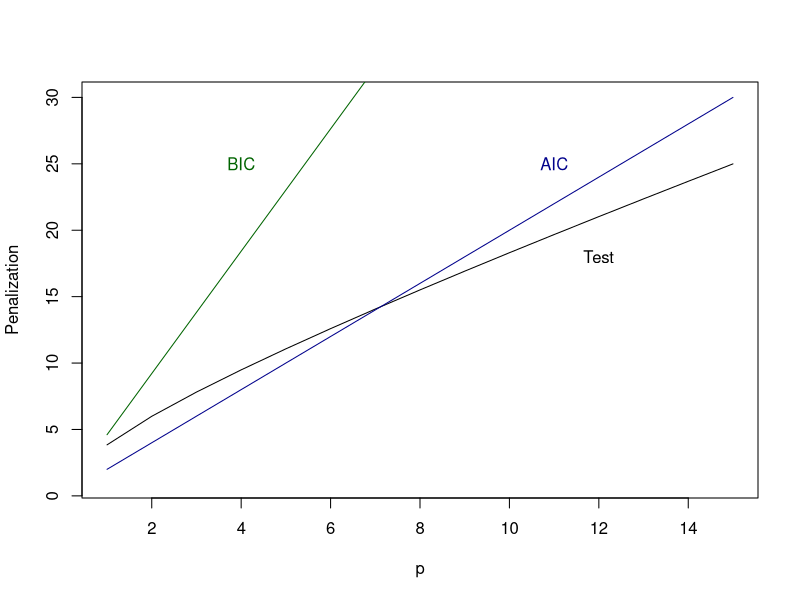
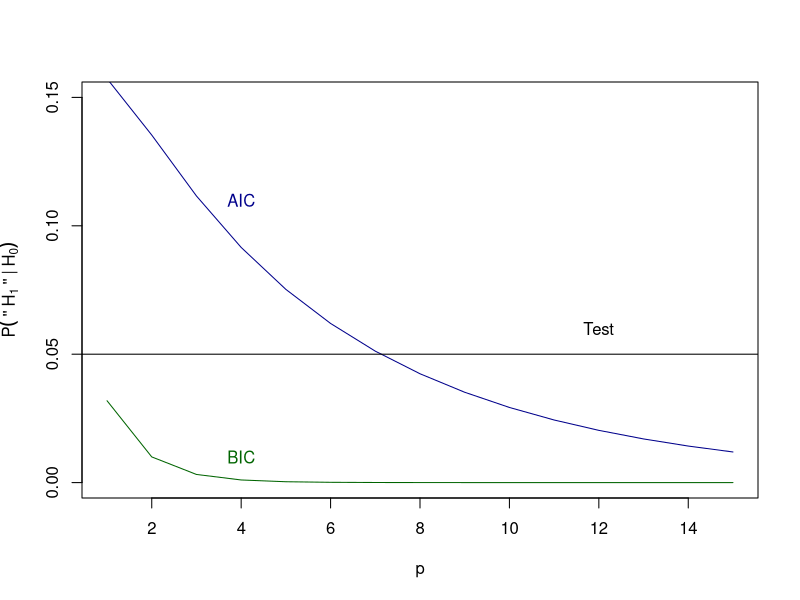
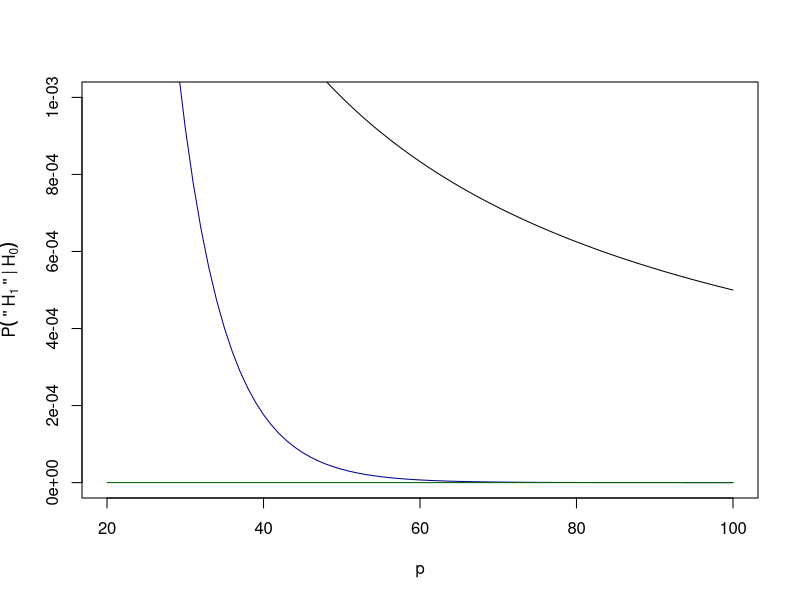

Generate these figures, in order, with R:
# Script: AIC_vs_BIC_Tests.R
# Description: This script compares AIC and BIC penalization in hypothesis testing.

# Set sample sizes
n1 <- 100
n2 <- 100

# Flag to control PDF generation
generate_pdf <- FALSE  # Set to TRUE to save plots

# Initialize result storage
PP <- c()
penal <- seq(2, 4, by = 0.1)

# Simulation loop to compare AIC vs BIC
for (j in 1:length(penal)) {
  B <- 50000  # Number of simulations
  pp <- 0
  for (i in 1:B) {
    y1 <- rnorm(n1)
    y2 <- rnorm(n2)
    mu1 <- mean(y1)
    mu2 <- mean(y2)
    y <- c(y1, y2)
    mu <- mean(y)
    
    AIC1 <- -2 * (sum(log(dnorm(y1, mean = mu1))) + 
                    sum(log(dnorm(y2, mean = mu2)))) + penal[j]
    AIC0 <- -2 * sum(log(dnorm(y, mean = mu)))
    
    pp <- pp + (AIC0 < AIC1)
  }
  PP <- c(PP, 1 - pp / B)
}  

# Plot 1: AIC and BIC Penalization
if (generate_pdf) pdf("AIC-Test.pdf", width = 6, height = 4)
p <- seq(1, 15, by = 1)
plot(p, qchisq(0.95, df = p), type = "l",
     ylim = c(1, 30), ylab = "Penalization", xlab = "p")
lines(p, 2 * p, col = "darkblue")
lines(p, log(100) * p, col = "darkgreen")
text(4, 25, "BIC", col = "darkgreen")
text(11, 25, "AIC", col = "darkblue")
text(12, 18, "Test")
if (generate_pdf) dev.off()

# Plot 2: Probability of rejecting H0 under AIC and BIC
if (generate_pdf) pdf("AIC-Test-2.pdf", width = 6, height = 4)
plot(p, 1 - pchisq(2 * p, df = p), type = "l",
     ylim = c(0, 0.15), 
     ylab = expression(P( ~ "''" ~ H[1] ~ "''" ~ "|" ~ H[0] )), 
     xlab = "p", col = "darkblue")
abline(h = 0.05)
lines(p, 1 - pchisq(log(100) * p, df = p), col = "darkgreen")
text(4, 0.01, "BIC", col = "darkgreen")
text(4, 0.11, "AIC", col = "darkblue")
text(12, 0.06, "Test")
if (generate_pdf) dev.off()

# Plot 3: Probability comparison for large p
if (generate_pdf) pdf("AIC-Test-3.pdf", width = 6, height = 4)
p <- seq(20, 100, by = 1)
plot(p, 1 - pchisq(2 * p, df = p), type = "l",
     ylim = c(0, 0.001), 
     ylab = expression(P( ~ "''" ~ H[1] ~ "''" ~ "|" ~ H[0] )), 
     xlab = "p", col = "darkblue")
lines(p, 0.05 / p)
lines(p, 1 - pchisq(log(100) * p, df = p), col = "darkgreen")
text(4, 0.01, "BIC", col = "darkgreen")
text(4, 0.11, "AIC", col = "darkblue")
text(12, 0.06, "Test")
if (generate_pdf) dev.off()
